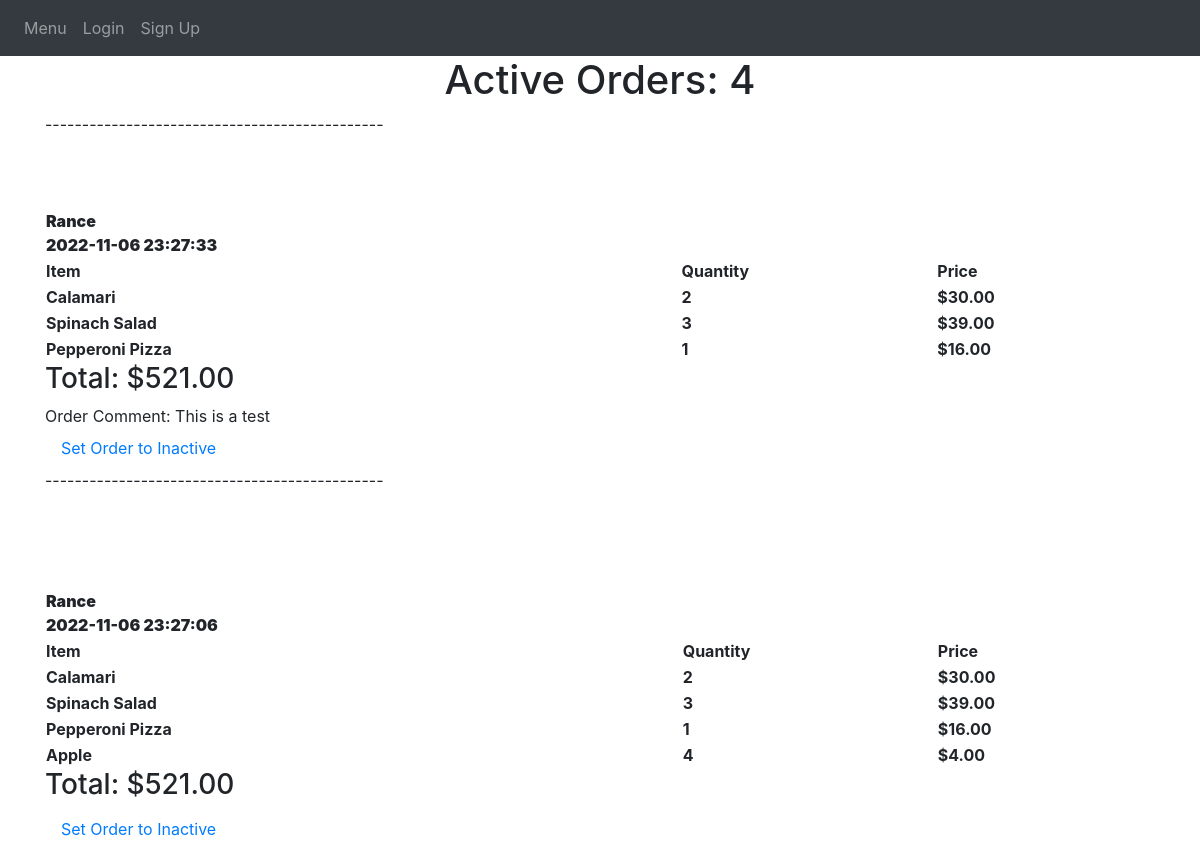
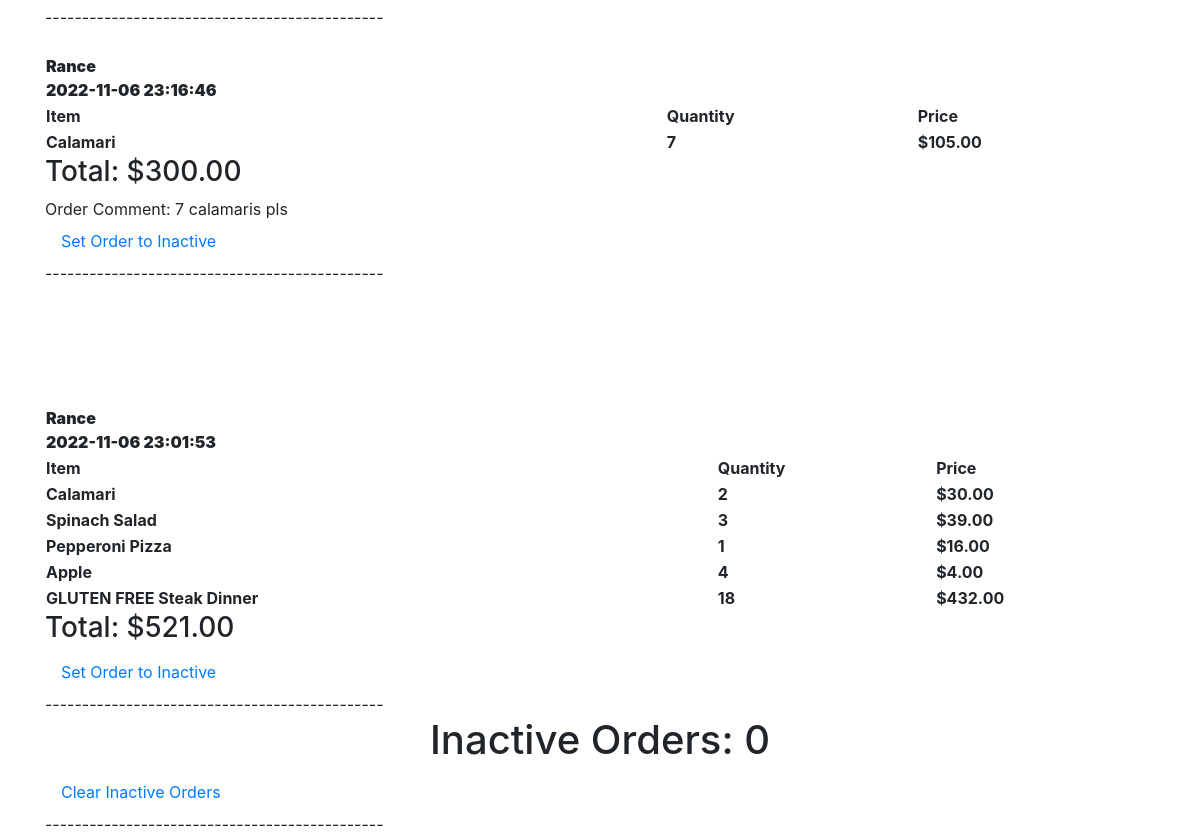
Page /view-orders on the earlier database version (2 pictures, top to bottom).
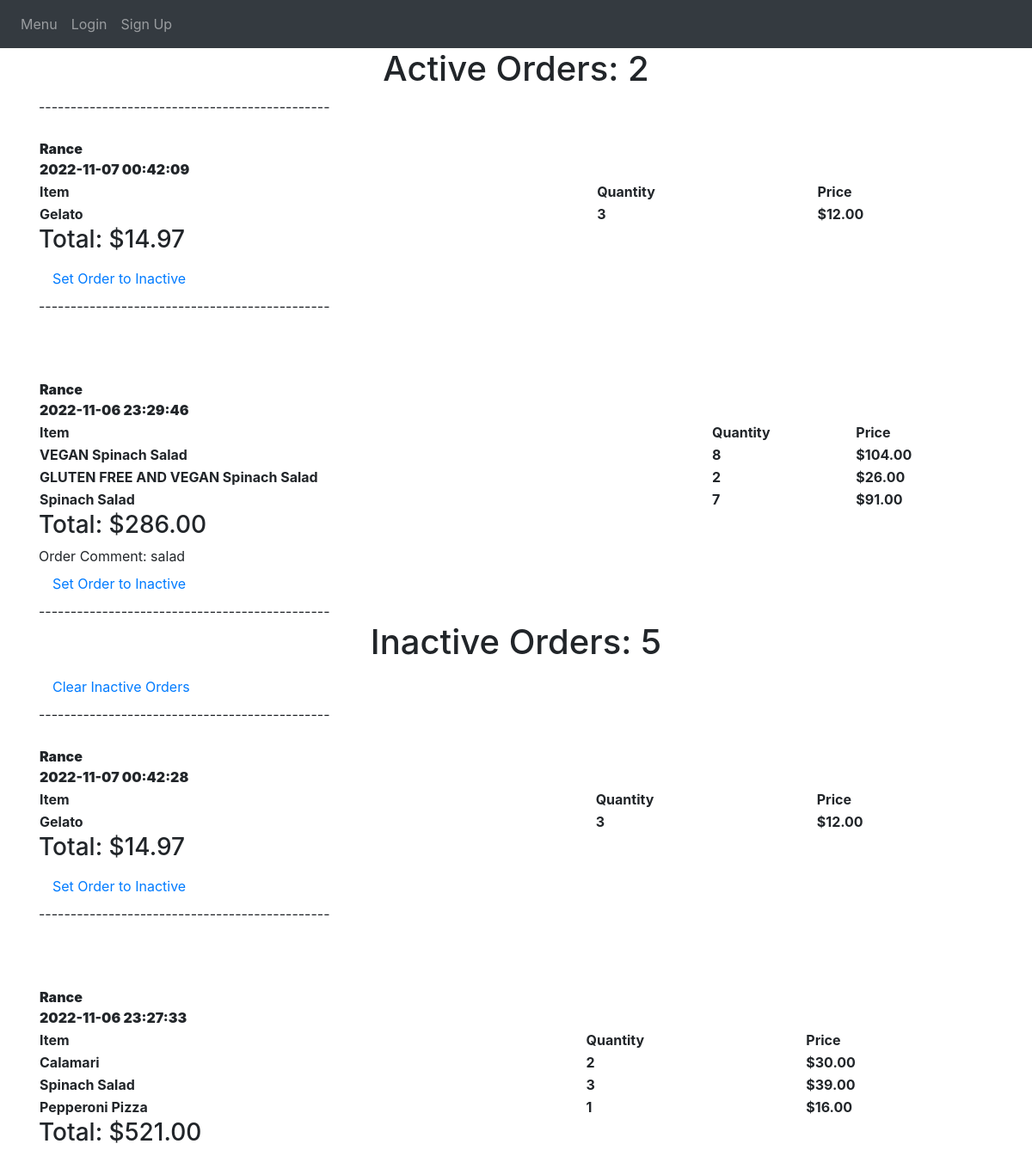
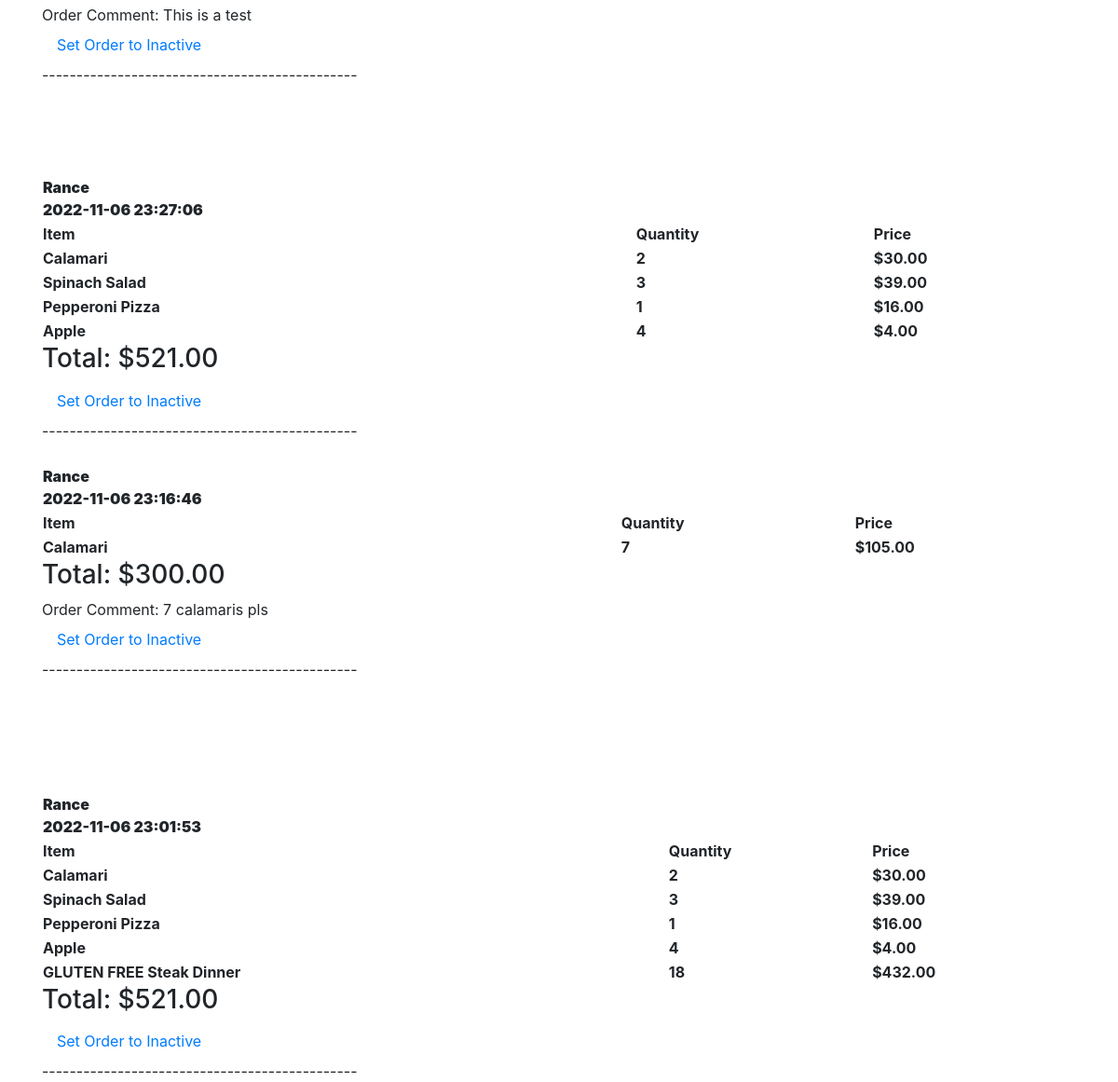
Same page on the later database version (2 pictures, top to bottom).
### avanzareApp/models.py (models this page shows)
class Order(db.Model):
    id = db.Column(db.Integer, primary_key=True)
    name = db.Column(db.String(150))
    comment = db.Column(db.String(10000))
    total = db.Column(db.Float)
    date = db.Column(db.DateTime(timezone=True), default=func.now())
    user_id = db.Column(db.Integer, db.ForeignKey('user.id'))
    is_active = db.Column(db.String(10))
    items = db.relationship('Menu_order')

class Menu_order(db.Model):
    id = db.Column(db.Integer, primary_key=True)
    name = db.Column(db.String(150))
    price = db.Column(db.String(150))
    description = db.Column(db.String(10000))
    menu_type = db.Column(db.String(150))
    gluten_free = db.Column(db.String(150))
    vegan = db.Column(db.String(150))
    date = db.Column(db.DateTime(timezone=True), default=func.now())
    order_id = db.Column(db.Integer, db.ForeignKey('order.id'))

### avanzareApp/views.py (the view)
@views.route('/view-orders', methods=['POST', 'GET'])
def view_orders():
    active_orders = Order.query.filter(Order.is_active == 'Active').all()
    inactive_orders = Order.query.filter(Order.is_active == 'Inactive').all()
    return render_template('view_orders.html', active_orders=active_orders, inactive_orders=inactive_orders, user=current_user)

### avanzareApp/templates/view_orders.html (shortened to what this page needs)
{% extends "base.html" %} {% block title %}Home{% endblock %}
{% block content %}
{% set count = namespace(value=0) %}
{% for order in active_orders %}
    {% set count.value = count.value + 1 %}
{% endfor %}
<h1 align="center">Active Orders: {{ count.value }}</h1>
<div>----------------------------------------------</div>
{% for order in active_orders|reverse %}
    {% set lst =  [] %}
    <table style="width:100%">
            <tr>
                <th>
                    <b>{{ order.name }}</b>
                    <br />
                    <b>{{ order.date }}</b>
                </th>
            </tr>
              <tr>
                  <th>Item</th>
                  <th>Quantity</th>
                  <th>Price</th>
              </tr>
    {% for item in order.items %}
        {% set count = namespace(value=0) %}
        {% set print_once = 1 %}
        {% if item.name not in lst %}
            {% for item_count in order.items %}
                {% if item.name == item_count.name %}
                    {% set count.value = count.value + 1 %}
                {% endif %}
            {% endfor %}
            {% if print_once == 1 %}
                <tr>
                <th>{{ item.name }}</th>
                <th>{{ count.value }}</th>
                {% set tmp = (item.price | int) %}
                <th>{{ "${:,.2f}".format(count.value * tmp) }}</th>
                </tr>
            <br />
            {% endif %}
            {% set print_once = 1 %}
        {% endif %}
    {% endfor %}
    </table>
    {% if "${:,.2f}".format(order.total) == "$-0.00" %}
       <h3>Total: $0.00</h3>
    {% else %}
        <h3>Total: {{ "${:,.2f}".format(order.total) }}</h3>
    {% endif %}
    {% if order.comment != "" and order.comment is not none %}
        <div>Order Comment: {{ order.comment }}</div>
    {% endif %}
    <a class="nav-item nav-link" href="{{ url_for('views.deactivate_orders', id=order.id) }}">Set Order to Inactive</a>
    <div>----------------------------------------------</div>
{% endfor %}
{% set count = namespace(value=0) %}
{% for order in inactive_orders %}
    {% set count.value = count.value + 1 %}
{% endfor %}
<h1 align="center">Inactive Orders: {{ count.value }}</h1>
<a class="nav-item nav-link" href="{{ url_for('views.clear_inactive_orders') }}">Clear Inactive Orders</a>
<div>----------------------------------------------</div>
{% for order in inactive_orders|reverse %}
    {% set lst =  [] %}
    <table style="width:100%">
            <tr>
                <th>
                    <b>{{ order.name }}</b>
                    <br />
                    <b>{{ order.date }}</b>
                </th>
            </tr>
              <tr>
                  <th>Item</th>
                  <th>Quantity</th>
                  <th>Price</th>
              </tr>
    {% for item in order.items %}
        {% set count = namespace(value=0) %}
        {% set print_once = 1 %}
        {% if item.name not in lst %}
            {% for item_count in order.items %}
                {% if item.name == item_count.name %}
                    {% set count.value = count.value + 1 %}
                {% endif %}
            {% endfor %}
            {% if print_once == 1 %}
                <tr>
                <th>{{ item.name }}</th>
                <th>{{ count.value }}</th>
                {% set tmp = (item.price | int) %}
                <th>{{ "${:,.2f}".format(count.value * tmp) }}</th>
                </tr>
            <br />
            {% endif %}
            {% set print_once = 1 %}
        {% endif %}
    {% endfor %}
    </table>
    {% if "${:,.2f}".format(order.total) == "$-0.00" %}
       <h3>Total: $0.00</h3>
    {% else %}
        <h3>Total: {{ "${:,.2f}".format(order.total) }}</h3>
    {% endif %}
    {% if order.comment != "" and order.comment is not none %}
        <div>Order Comment: {{ order.comment }}</div>
    {% endif %}
    <a class="nav-item nav-link" href="{{ url_for('views.deactivate_orders', id=order.id) }}">Set Order to Inactive</a>
    <div>----------------------------------------------</div>
{% endfor %}
{% endblock %}

### avanzareApp/templates/base.html (shortened to what this page needs)
<!DOCTYPE html>
<html lang="en">
<head>
    <link
      rel="stylesheet"
      href="https://stackpath.bootstrapcdn.com/bootstrap/4.4.1/css/bootstrap.min.css"
    />
    <link
      rel="stylesheet"
      href="https://stackpath.bootstrapcdn.com/font-awesome/4.7.0/css/font-awesome.min.css"
    />
    <link rel="stylesheet" href="style.css">
</head>
<body>
    <nav class="navbar navbar-expand-lg navbar-dark bg-dark">
        <div class="collapse navbar-collapse" id="navbar">
            <div class="navbar-nav">
                {% if user.is_authenticated %}
                    {% if user.email == "headChef@gmail.com" %}
                        <a class="nav-item nav-link" id="edit_menu" href="/add-menu-item">Edit Menu</a>
                        <a class="nav-item nav-link" id="view_orders" href="/view-orders">View Orders</a>
                    {% endif %}
                    <a class="nav-item nav-link" id="home" href="/">Home</a>
                    <a class="nav-item nav-link" id="user_home" href="/user_home">User Home</a>
                    <a class="nav-item nav-link" id="order" href="/order">Order</a>
                    <a class="nav-item nav-link" id="logout" href="/logout">Logout</a>
                {% else %}
                    <a class="nav-item nav-link" id="menu" href="/start_page">Menu</a>
                    <a class="nav-item nav-link" id="login" href="/login">Login</a>
                    <a class="nav-item nav-link" id="signup" href="/sign-up">Sign Up</a>
                {% endif %}
            </div>
        </div>
    </nav>
    <div class="container">
    {% block content %}
    {% endblock %}
    </div>
</body>
</html>

Differences in the rows shown:
added Order: name "Rance", date "2022-11-07 00:42:09", total "$14.97", shown under "Active Orders: 2"
added Menu_order: name "Gelato", value "3", value "$12.00", shown under "Rance"
added Order: name "Rance", date "2022-11-06 23:29:46", total "$286.00", comment "salad", shown under "Active Orders: 2"
added Menu_order: name "VEGAN Spinach Salad", value "8", value "$104.00", shown under "Rance"
added Menu_order: name "GLUTEN FREE AND VEGAN Spinach Salad", value "2", value "$26.00", shown under "Rance"
added Menu_order: name "Spinach Salad", value "7", value "$91.00", shown under "Rance"
added Order: name "Rance", date "2022-11-07 00:42:28", total "$14.97", shown under "Inactive Orders: 5"
added Menu_order: name "Gelato", value "3", value "$12.00", shown under "Rance"
changed Order "This is a test": gains Menu_order (name "Calamari", value "2", value "$30.00"); gains Menu_order (name "Spinach Salad", value "3", value "$39.00"); gains Menu_order (name "Pepperoni Pizza", value "1", value "$16.00"); loses Menu_order (name "Calamari", value "2", value "$30.00"); loses Menu_order (name "Spinach Salad", value "3", value "$39.00"); loses Menu_order (name "Pepperoni Pizza", value "1", value "$16.00"); moves from the list under "Active Orders: 4" to the list under "Inactive Orders: 5"
changed Order (number 5 of 7 on the later page): gains Menu_order (name "Calamari", value "2", value "$30.00"); gains Menu_order (name "Spinach Salad", value "3", value "$39.00"); gains Menu_order (name "Pepperoni Pizza", value "1", value "$16.00"); gains Menu_order (name "Apple", value "4", value "$4.00"); loses Menu_order (name "Calamari", value "2", value "$30.00"); loses Menu_order (name "Spinach Salad", value "3", value "$39.00"); loses Menu_order (name "Pepperoni Pizza", value "1", value "$16.00"); loses Menu_order (name "Apple", value "4", value "$4.00"); moves from the list under "Active Orders: 4" to the list under "Inactive Orders: 5"
changed Order "7 calamaris pls": gains Menu_order (name "Calamari", value "7", value "$105.00"); loses Menu_order (name "Calamari", value "7", value "$105.00"); moves from the list under "Active Orders: 4" to the list under "Inactive Orders: 5"
changed Order (number 7 of 7 on the later page): gains Menu_order (name "Calamari", value "2", value "$30.00"); gains Menu_order (name "Spinach Salad", value "3", value "$39.00"); gains Menu_order (name "Pepperoni Pizza", value "1", value "$16.00"); gains Menu_order (name "Apple", value "4", value "$4.00"); gains Menu_order (name "GLUTEN FREE Steak Dinner", value "18", value "$432.00"); loses Menu_order (name "Calamari", value "2", value "$30.00"); loses Menu_order (name "Spinach Salad", value "3", value "$39.00"); loses Menu_order (name "Pepperoni Pizza", value "1", value "$16.00"); loses Menu_order (name "Apple", value "4", value "$4.00"); loses Menu_order (name "GLUTEN FREE Steak Dinner", value "18", value "$432.00"); moves from the list under "Active Orders: 4" to the list under "Inactive Orders: 5"
Other differences:
{{ count.value }}: "4" → "2"
{{ count.value }}: "0" → "5"
